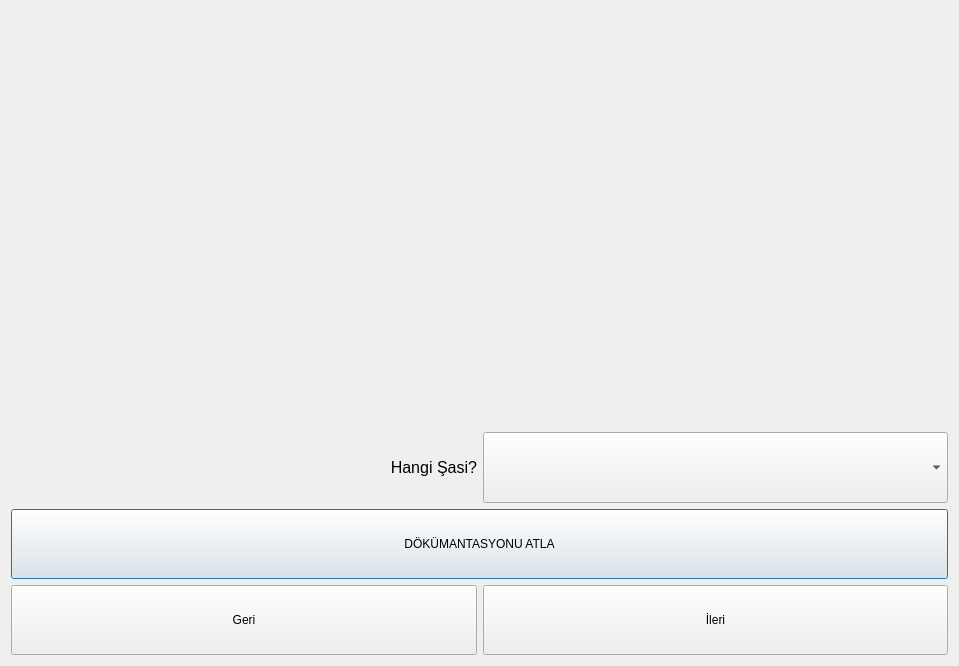
<?xml version="1.0" encoding="UTF-8"?>
<ui version="4.0">
 <class>InputDialog</class>
 <widget class="QDialog" name="InputDialog">
  <property name="geometry">
   <rect>
    <x>0</x>
    <y>0</y>
    <width>959</width>
    <height>666</height>
   </rect>
  </property>
  <property name="windowTitle">
   <string>Dialog</string>
  </property>
  <layout class="QVBoxLayout" name="verticalLayout" stretch="6,1,1,1">
   <item>
    <spacer name="verticalSpacer">
     <property name="orientation">
      <enum>Qt::Orientation::Vertical</enum>
     </property>
     <property name="sizeHint" stdset="0">
      <size>
       <width>20</width>
       <height>40</height>
      </size>
     </property>
    </spacer>
   </item>
   <item>
    <layout class="QHBoxLayout" name="horizontalLayout_2">
     <item>
      <widget class="QLabel" name="label">
       <property name="font">
        <font>
         <pointsize>12</pointsize>
        </font>
       </property>
       <property name="text">
        <string>Hangi Şasi?</string>
       </property>
       <property name="alignment">
        <set>Qt::AlignmentFlag::AlignRight|Qt::AlignmentFlag::AlignTrailing|Qt::AlignmentFlag::AlignVCenter</set>
       </property>
      </widget>
     </item>
     <item>
      <widget class="QComboBox" name="projectBox">
       <property name="sizePolicy">
        <sizepolicy hsizetype="Preferred" vsizetype="Minimum">
         <horstretch>0</horstretch>
         <verstretch>0</verstretch>
        </sizepolicy>
       </property>
      </widget>
     </item>
    </layout>
   </item>
   <item>
    <widget class="QPushButton" name="skipButton">
     <property name="sizePolicy">
      <sizepolicy hsizetype="Minimum" vsizetype="Minimum">
       <horstretch>0</horstretch>
       <verstretch>0</verstretch>
      </sizepolicy>
     </property>
     <property name="text">
      <string>DÖKÜMANTASYONU ATLA</string>
     </property>
    </widget>
   </item>
   <item>
    <layout class="QHBoxLayout" name="horizontalLayout">
     <property name="sizeConstraint">
      <enum>QLayout::SizeConstraint::SetMinimumSize</enum>
     </property>
     <item>
      <widget class="QPushButton" name="backButton">
       <property name="sizePolicy">
        <sizepolicy hsizetype="Minimum" vsizetype="Minimum">
         <horstretch>0</horstretch>
         <verstretch>0</verstretch>
        </sizepolicy>
       </property>
       <property name="text">
        <string>Geri</string>
       </property>
      </widget>
     </item>
     <item>
      <widget class="QPushButton" name="nextButton">
       <property name="sizePolicy">
        <sizepolicy hsizetype="Minimum" vsizetype="Minimum">
         <horstretch>0</horstretch>
         <verstretch>0</verstretch>
        </sizepolicy>
       </property>
       <property name="text">
        <string>İleri</string>
       </property>
      </widget>
     </item>
    </layout>
   </item>
  </layout>
 </widget>
 <resources/>
 <connections/>
</ui>
